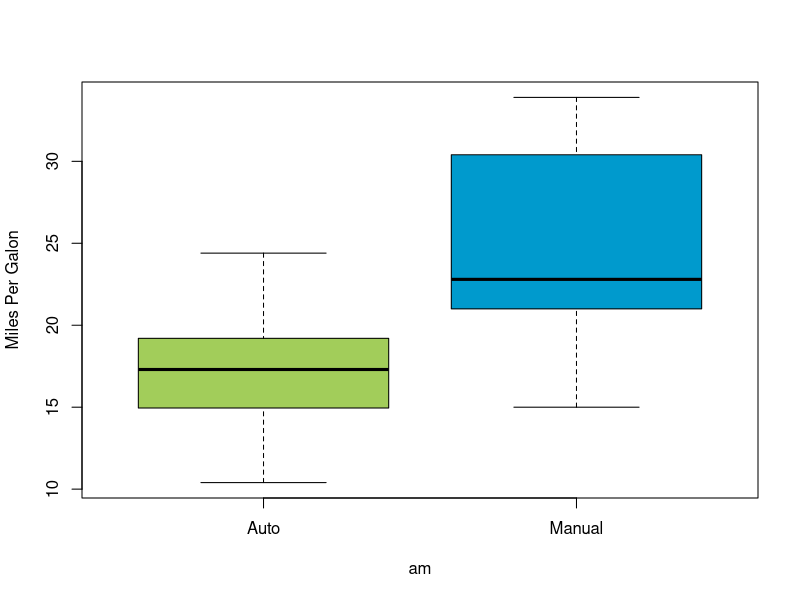

Reproduce this figure in R.
## ---- chunk 1
knitr::opts_chunk$set(echo = TRUE)
## ---- chunk 2
dim(mtcars)
head(mtcars)
mtcars$mpg
unique(mtcars$am)
## ---- chunk 3
autoMpg <- mtcars[mtcars$am == 0, ]$mpg
mean(autoMpg)
manualMpg <- mtcars[mtcars$am == 1, ]$mpg
mean(manualMpg)
## ---- chunk 4
boxplot(mpg ~ am,
  data = mtcars,
  names = c('Auto', 'Manual'),
  ylab = 'Miles Per Galon',
  col = c('darkolivegreen3', 'deepskyblue3')
)
## ---- chunk 5
t.test(autoMpg, manualMpg)
## ---- chunk 6
stepModel <- step(lm(data = mtcars, mpg ~ .), trace = 0)
summary(stepModel)
## ---- chunk 7
mpgByAmModel <- lm(mpg ~ factor(am):wt + factor(am):qsec, data = mtcars)
summary(mpgByAmModel)
